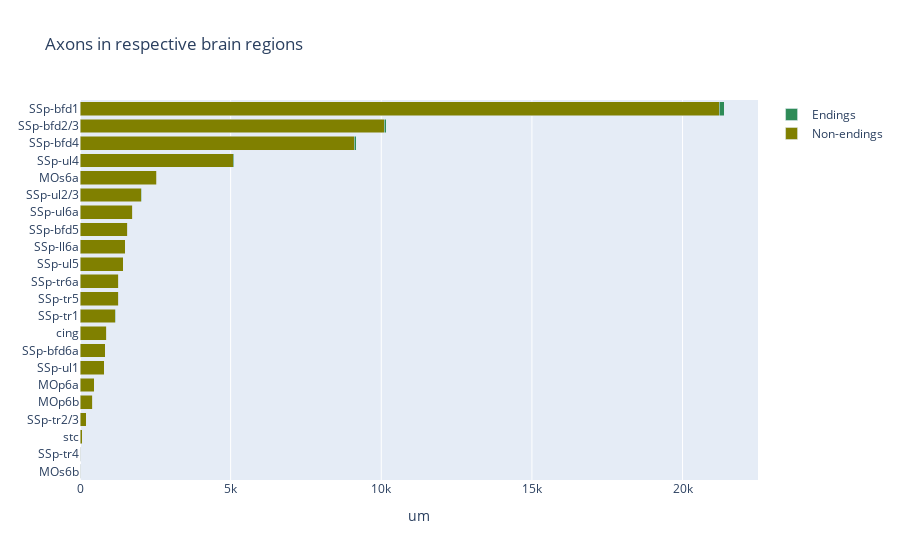

The notebook cell saved with this chart:
### Markdown cell above
## Now the two methods converge, continue here

count the numberof points in each region andplot as a percentage

Save the points position as a tiff stack to later project to the brain

### Code cell
import plotly.offline
import plotly.graph_objects as go

y=our_regionWcounts['acronym']
fig = go.Figure()
fig.add_trace(go.Bar(
    y=y, x=our_regionWcounts['Total_counts']-our_regionWcounts['Endings_counts'], 
    name='Non-endings', marker_color='olive',
    hovertext=our_regionWcounts['name'],
    orientation='h')
             )
fig.add_trace(go.Bar(
    y=y, x=our_regionWcounts['Endings_counts'],
    name='Endings', marker_color='seagreen',
    orientation='h')
             )

fig.update_layout(barmode='stack', yaxis={'categoryorder':'total ascending'}, 
                  title='Axons in respective brain regions',
                  hovermode="y",
                  xaxis_title='um')
fig.show()
plotly.offline.plot(fig, filename=outdir+'/'+ outdir[3:8]+'BarPlot.html')

### Figure 1 — Plotly figure (JSON) as saved in the notebook; plotly's stock layout.template omitted (floating-point values rounded to 4 significant figures)
{"data": [{"hovertext": ["Secondary motor area, layer 6b", "Primary somatosensory area, trunk, layer 4", "commissural branch of stria terminalis", "Primary somatosensory area, trunk, layer 2/3", "Primary motor area, Layer 6b", "Primary motor area, Layer 6a", "Primary somatosensory area, upper limb, layer 1", "Primary somatosensory area, barrel field, layer 6a", "cingulum bundle", "Primary somatosensory area, trunk, layer 1", "Primary somatosensory area, trunk, layer 5", "Primary somatosensory area, trunk, layer 6a", "Primary somatosensory area, upper limb, layer 5", "Primary somatosensory area, lower limb, layer 6a", "Primary somatosensory area, barrel field, layer 5", "Primary somatosensory area, upper limb, layer 6a", "Primary somatosensory area, upper limb, layer 2/3", "Secondary motor area, layer 6a", "Primary somatosensory area, upper limb, layer 4", "Primary somatosensory area, barrel field, layer 4", "Primary somatosensory area, barrel field, layer 2/3", "Primary somatosensory area, barrel field, layer 1"], "marker": {"color": "olive"}, "name": "Non-endings", "orientation": "h", "type": "bar", "x": [18, 27, 77, 209, 423, 478, 807, 839, 893, 1177, 1281, 1288, 1439, 1497, 1582, 1749, 2031, 2548, 5087, 9107, 10105, 21220], "y": ["MOs6b", "SSp-tr4", "stc", "SSp-tr2/3", "MOp6b", "MOp6a", "SSp-ul1", "SSp-bfd6a", "cing", "SSp-tr1", "SSp-tr5", "SSp-tr6a", "SSp-ul5", "SSp-ll6a", "SSp-bfd5", "SSp-ul6a", "SSp-ul2/3", "MOs6a", "SSp-ul4", "SSp-bfd4", "SSp-bfd2/3", "SSp-bfd1"]}, {"marker": {"color": "seagreen"}, "name": "Endings", "orientation": "h", "type": "bar", "x": [0, 0, 1, 2, 0, 1, 5, 0, 3, 2, 2, 3, 4, 0, 5, 3, 16, 9, 34, 61, 61, 159], "y": ["MOs6b", "SSp-tr4", "stc", "SSp-tr2/3", "MOp6b", "MOp6a", "SSp-ul1", "SSp-bfd6a", "cing", "SSp-tr1", "SSp-tr5", "SSp-tr6a", "SSp-ul5", "SSp-ll6a", "SSp-bfd5", "SSp-ul6a", "SSp-ul2/3", "MOs6a", "SSp-ul4", "SSp-bfd4", "SSp-bfd2/3", "SSp-bfd1"]}], "layout": {"autosize": true, "barmode": "stack", "hovermode": "y", "title": {"text": "Axons in respective brain regions"}, "xaxis": {"autorange": true, "range": [0, 22500.0], "title": {"text": "um"}, "type": "linear"}, "yaxis": {"autorange": true, "categoryorder": "total ascending", "range": [-0.5, 21.5], "type": "category"}}}
